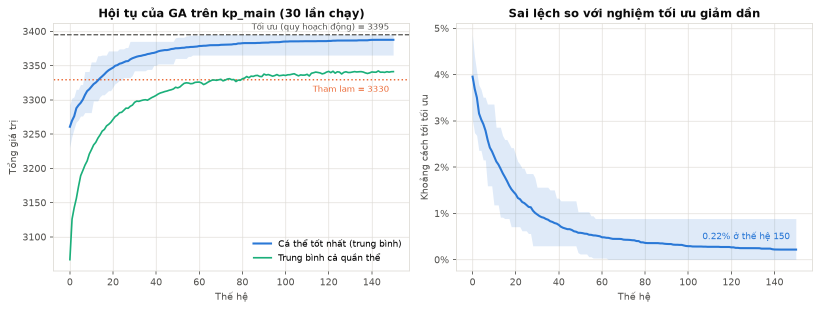
#> input picture results/figures/fig1_hoi_tu.png, 1639 x 619 px (shown at 1/2 size)
$ python make_charts_deck.py
#> lines starting #> are read from the running program, lines starting #| are printed output that depends on the picture
"""Đóng 10 biểu đồ thành một tập trang để đi qua số liệu, phần dành cho TV5.

Mỗi trang gồm một biểu đồ kèm dải chú thích ghi rõ ba thứ: hình này nói điều
gì, lấy số liệu từ file CSV nào, và câu kết luận nên viết trong báo cáo.

    python tools/make_charts_deck.py

Xuất ra ba dạng, dùng cho ba nhu cầu khác nhau:

    results/bieu-do-tung-hinh.pdf    lật từng trang, phóng to, in ra được
    results/slides/trang-01..10.png  từng trang rời, chèn thẳng vào slide
    results/bieu-do-tung-hinh.gif    chạy tự động, chỉ để xem lướt

Bản PDF là bản chính. Ảnh động không dừng và không tua được nên chỉ hợp để
xem qua một lượt cho biết có những gì.
"""

from __future__ import annotations

import argparse
import sys
from pathlib import Path
from typing import List, Tuple

from PIL import Image, ImageDraw, ImageFont

ROOT = Path(__file__).resolve().parent.parent
FIGURES = ROOT / "results" / "figures"
RESULTS = ROOT / "results"

CANVAS_W = 1180
CANVAS_H = 900
MARGIN = 26
SECONDS_PER_SLIDE = 9

BG = (255, 255, 255)
INK = (11, 11, 11)
INK_SOFT = (82, 81, 78)
BLUE = (42, 120, 214)
RULE = (222, 220, 214)

# (tên file, tiêu đề, nguồn dữ liệu, câu kết luận)
SLIDES: List[Tuple[str, str, str, str]] = [
    (
        "fig1_hoi_tu.png",
        "Hình 1. Đường hội tụ qua 150 thế hệ",
        "convergence.csv, cột generation, best_value, mean_fitness, gap_percent",
        "GA vượt mốc tham lam ngay trong khoảng 10 thế hệ đầu rồi cải thiện chậm "
        "dần. Đường tốt nhất không bao giờ đi xuống nhờ cơ chế tinh hoa.",
    ),
    (
        "fig2_da_dang.png",
        "Hình 2. Quần thể mất dần đa dạng",
        "convergence.csv, cột diversity, unique",
        "Độ đa dạng gene rơi từ 0.97 xuống dưới 0.10 chỉ sau khoảng 30 thế hệ. "
        "Đây là bằng chứng định lượng cho hiện tượng hội tụ sớm.",
    ),
    (
        "fig3_so_sanh_thuat_toan.png",
        "Hình 3. GA so với tham lam, leo đồi và ngẫu nhiên",
        "summary_baselines.csv, cột gap_percent_mean và gap_percent_std",
        "Hình quan trọng nhất của phần kết quả. Cùng ngân sách đánh giá, GA thắng "
        "rõ ở lớp dữ liệu khó nhưng thua tham lam ở bài n = 500.",
    ),
    (
        "fig4_kich_thuoc_quan_the.png",
        "Hình 4. Kích thước quần thể",
        "summary_params.csv lọc experiment = pop_size",
        "Tổng ngân sách đánh giá được giữ nguyên nên quần thể lớn phải chạy ít thế "
        "hệ hơn. Dù vậy quần thể lớn vẫn cho kết quả tốt hơn hẳn.",
    ),
    (
        "fig5_dot_bien.png",
        "Hình 5. Tỉ lệ đột biến",
        "summary_params.csv lọc experiment = mutation_scale",
        "Đường cong hình chữ U. Tắt đột biến thì quần thể cạn đa dạng, đột biến "
        "quá mạnh thì GA thoái hoá thành tìm kiếm ngẫu nhiên.",
    ),
    (
        "fig6_toan_tu.png",
        "Hình 6. Bốn toán tử của thuật toán",
        "summary_params.csv lọc crossover, p_crossover, selection, elitism",
        "Lai ghép đều tốt nhất vì mã hoá nhị phân của bài cái túi không có liên kết "
        "vị trí. Áp lực chọn lọc quá mạnh làm mất đa dạng sớm.",
    ),
    (
        "fig7_rang_buoc.png",
        "Hình 7. Cách xử lý ràng buộc sức chứa",
        "summary_params.csv lọc experiment = constraint",
        "Sửa chữa cá thể tốt hơn phạt điểm. Hệ số phạt quá nhẹ còn kéo cả quần thể "
        "trôi ra ngoài vùng hợp lệ.",
    ),
    (
        "fig8_tinh_chinh_tham_so.png",
        "Hình 8. Ba bộ tham số, cùng một ngân sách",
        "summary_tuned.csv, cột gap_percent_mean, gap_percent_std, success_rate",
        "Ghép cơ học các giá trị tốt nhất của từng tham số lại cho kết quả tệ hơn "
        "cả cấu hình nền. Tham số của GA tương tác với nhau, không cộng dồn được.",
    ),
    (
        "fig9_ngan_sach.png",
        "Hình 9. Tăng ngân sách tính toán trên bài n = 500",
        "summary_budget.csv và budget.csv",
        "Tham lam đứng yên mãi ở một con số, còn GA cho thêm thời gian là cho "
        "nghiệm tốt hơn. Đây là điểm mạnh cốt lõi của thuật toán xấp xỉ.",
    ),
    (
        "fig10_mo_rong.png",
        "Hình 10. Khả năng mở rộng theo kích thước bài toán",
        "summary_scalability.csv",
        "Với ngân sách cố định, sai lệch của GA tăng dần theo n. Thời gian chạy "
        "tăng tuyến tính theo n.",
    ),
]


def load_fonts():
    """Ưu tiên font có đủ dấu tiếng Việt."""
    families = [
        ("C:/Windows/Fonts/segoeuib.ttf", "C:/Windows/Fonts/segoeui.ttf"),
        ("C:/Windows/Fonts/arialbd.ttf", "C:/Windows/Fonts/arial.ttf"),
    ]
    for bold, regular in families:
        if Path(bold).exists() and Path(regular).exists():
            return (ImageFont.truetype(bold, 26),
                    ImageFont.truetype(regular, 18),
                    ImageFont.truetype(regular, 17))
    try:
        import matplotlib

        base = Path(matplotlib.get_data_path()) / "fonts" / "ttf"
        return (ImageFont.truetype(str(base / "DejaVuSans-Bold.ttf"), 26),
                ImageFont.truetype(str(base / "DejaVuSans.ttf"), 18),
                ImageFont.truetype(str(base / "DejaVuSans.ttf"), 17))
    except ImportError:
        raise SystemExit("Không tìm thấy font nào để vẽ chú thích")


def wrap(draw, text: str, font, width: int) -> List[str]:
    """Ngắt dòng theo bề rộng thật của chữ chứ không theo số ký tự."""
    words = text.split()
    lines: List[str] = []
    current = ""
    for word in words:
        probe = f"{current} {word}".strip()
        if draw.textlength(probe, font=font) <= width:
            current = probe
        else:
            if current:
                lines.append(current)
            current = word
    if current:
        lines.append(current)
    return lines


def build_slide(path: Path, title: str, source: str, takeaway: str, fonts) -> Image.Image:
    """Dựng một khung hình: tiêu đề, nguồn dữ liệu, biểu đồ, câu kết luận.

    Mọi khung hình cùng một kích thước cố định, biểu đồ được thu phóng vừa
    khoảng trống còn lại rồi căn giữa, để khi chuyển hình không bị giật.
    """
#> called with title = 'Hình 1. Đường hội tụ qua 150 thế hệ'
    font_title, font_body, font_source = fonts
    chart = Image.open(path).convert("RGB")
    inner = CANVAS_W - 2 * MARGIN

    probe = ImageDraw.Draw(Image.new("RGB", (10, 10)))
    source_lines = wrap(probe, f"Nguồn: {source}", font_source, inner)
    takeaway_lines = wrap(probe, takeaway, font_body, inner)

    header = MARGIN + 38 + len(source_lines) * 24 + 16
    footer = 14 + 12 + len(takeaway_lines) * 26 + MARGIN
    available = CANVAS_H - header - footer
    scale = min(inner / chart.width, available / chart.height)
#> scale = 0.688
    chart = chart.resize((round(chart.width * scale), round(chart.height * scale)),
                         Image.LANCZOS)
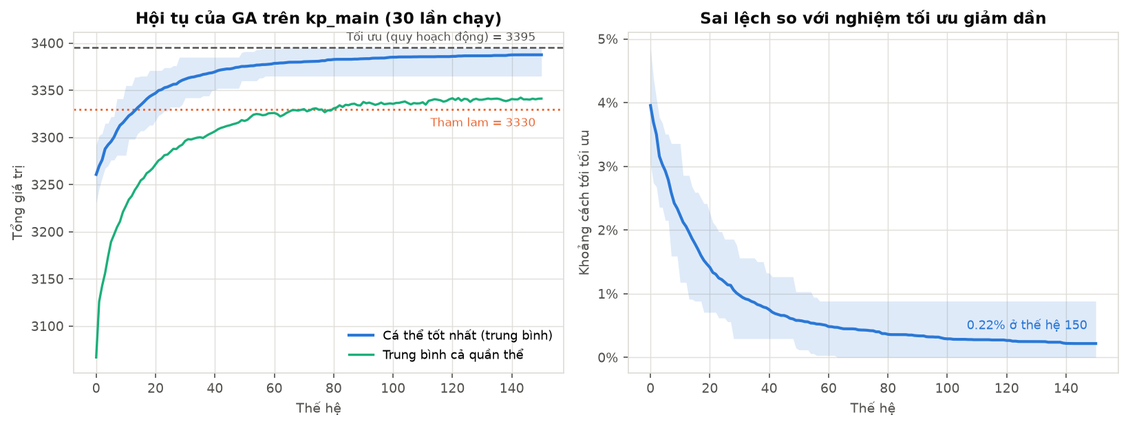
#> chart: PIL image 1128x426 RGB; mean R, G, B 245.1, 246.8, 248.3

    canvas = Image.new("RGB", (CANVAS_W, CANVAS_H), BG)
#> canvas: PIL image 1180x900 RGB; every value is 255
    draw = ImageDraw.Draw(canvas)

    y = MARGIN
    draw.text((MARGIN, y), title, font=font_title, fill=INK)
    y += 38
    for line in source_lines:
        draw.text((MARGIN, y), line, font=font_source, fill=BLUE)
        y += 24
#> after the loop, y = 88

    chart_y = header + (available - chart.height) // 2
#> chart_y = 237
    canvas.paste(chart, ((CANVAS_W - chart.width) // 2, chart_y))
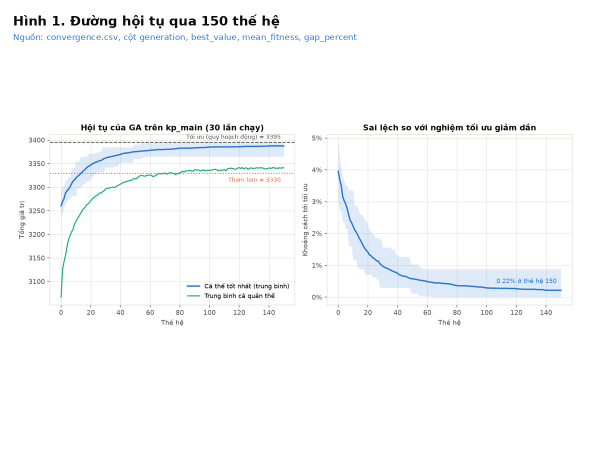
#> canvas: PIL image 1180x900 RGB (shown at 1/2 size); mean R, G, B 249.2, 250.1, 251

    y = CANVAS_H - footer + 14
    draw.line([(MARGIN, y), (CANVAS_W - MARGIN, y)], fill=RULE, width=1)
    y += 12
    for line in takeaway_lines:
        draw.text((MARGIN, y), line, font=font_body, fill=INK_SOFT)
        y += 26
#> after the loop, y = 874
    return canvas


def size_mb(path: Path) -> str:
    return f"{path.stat().st_size / 1e6:.1f} MB"


def main(argv=None) -> int:
    parser = argparse.ArgumentParser(
        description="Đóng biểu đồ thành PDF, ảnh rời và ảnh động"
    )
    parser.add_argument("--out-dir", default=str(RESULTS))
    parser.add_argument("--seconds", type=float, default=SECONDS_PER_SLIDE,
                        help="số giây mỗi trang trong bản ảnh động")
    parser.add_argument("--no-gif", action="store_true",
                        help="chỉ xuất PDF và ảnh rời")
    args = parser.parse_args(argv)

    fonts = load_fonts()
    pages: List[Image.Image] = []
    for name, title, source, takeaway in SLIDES:
        path = FIGURES / name
        if not path.exists():
            raise SystemExit(f"Thiếu {path}. Chạy `python -m ga.plots` trước.")
        pages.append(build_slide(path, title, source, takeaway, fonts))
        print(f"  + {name}")
#> pass 2 of the loop in main, `for name, title, source, takeaway in SLIDES:`:
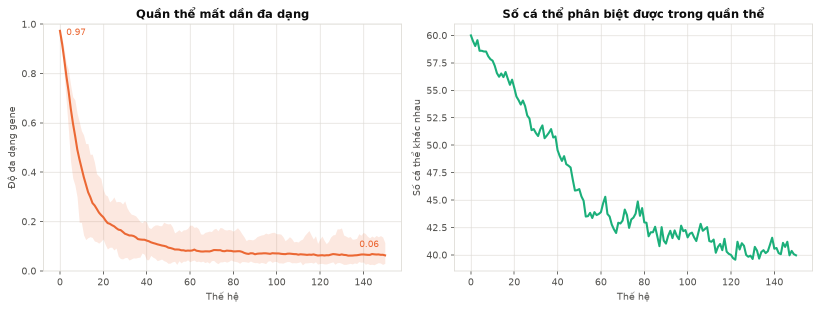
#> input picture results/figures/fig2_da_dang.png, 1639 x 619 px (shown at 1/2 size)
#> in build_slide (call 2), `chart = chart.resize((round(chart.width * scale), round(chart.height *..`:
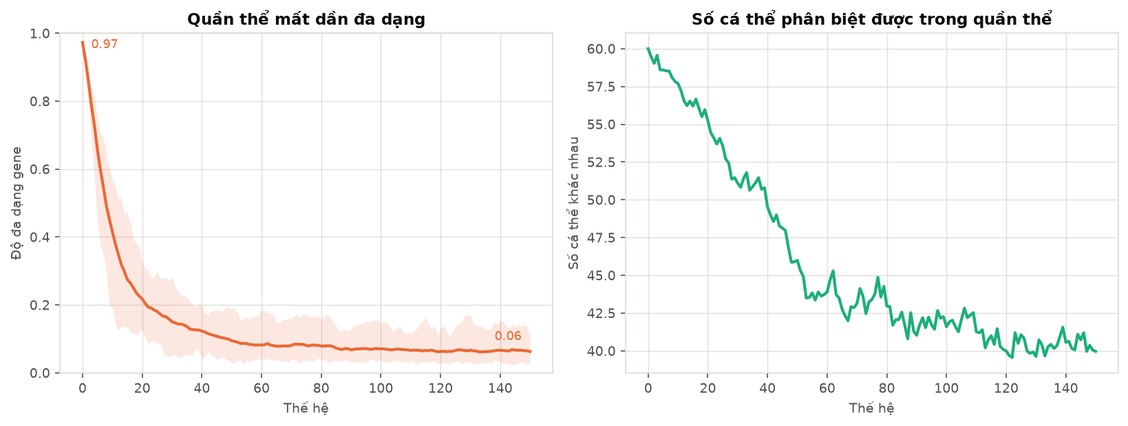
#> chart: PIL image 1128x426 RGB; mean R, G, B 249.2, 248.8, 247.6
#> after the loop in build_slide (call 2), `for line in source_lines:`: y = 88
#> in build_slide (call 2), `canvas.paste(chart, ((CANVAS_W - chart.width) // 2, chart_y))`:
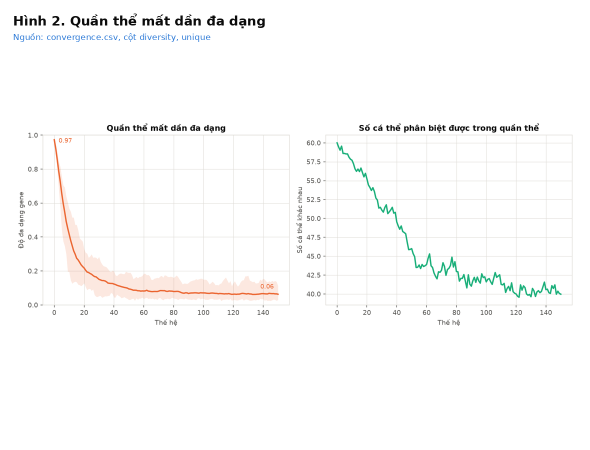
#> canvas: PIL image 1180x900 RGB (shown at 1/2 size); mean R, G, B 251.2, 251.1, 250.7
#> after the loop in build_slide (call 2), `for line in takeaway_lines:`: y = 874
#> pass 3 of the loop in main, `for name, title, source, takeaway in SLIDES:`:
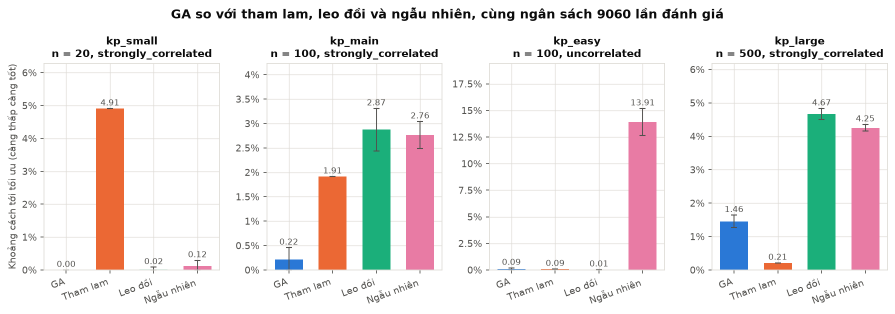
#> input picture results/figures/fig3_so_sanh_thuat_toan.png, 1789 x 627 px (shown at 1/2 size)
#> in build_slide (call 3), `chart = chart.resize((round(chart.width * scale), round(chart.height *..`:
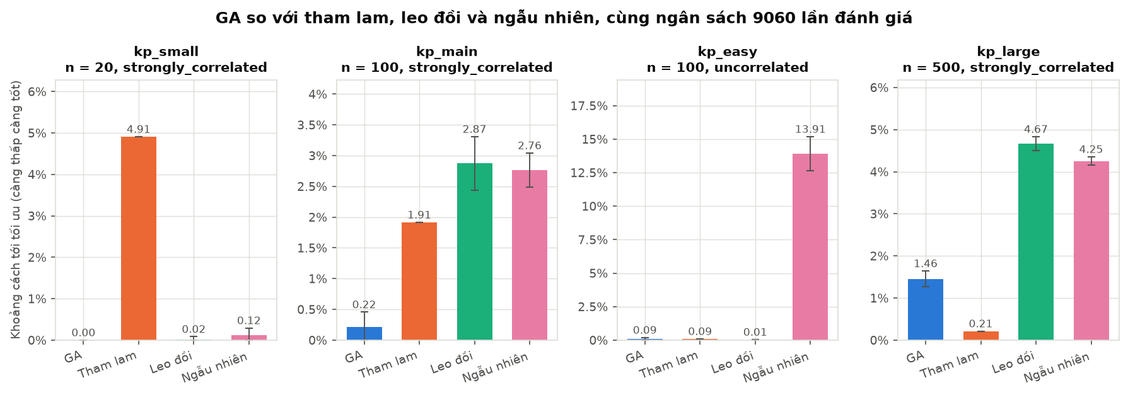
#> chart: PIL image 1128x395 RGB; mean R, G, B 238.4, 235.1, 234.2
#> after the loop in build_slide (call 3), `for line in source_lines:`: y = 88
#> in build_slide (call 3), `canvas.paste(chart, ((CANVAS_W - chart.width) // 2, chart_y))`:
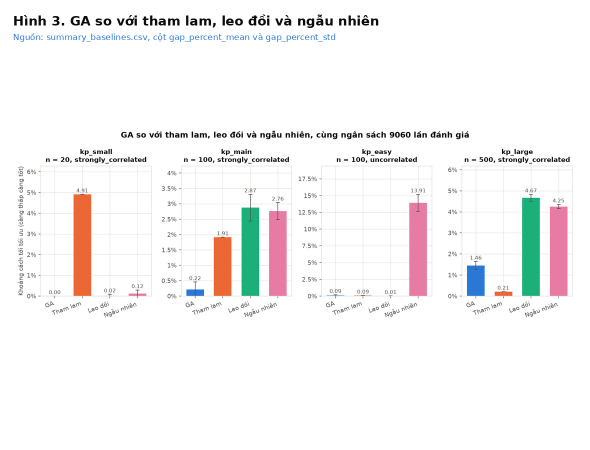
#> canvas: PIL image 1180x900 RGB (shown at 1/2 size); mean R, G, B 246.4, 245.2, 245
#> after the loop in build_slide (call 3), `for line in takeaway_lines:`: y = 874
#> the loop made 7 passes; the first 3 are shown

    out_dir = Path(args.out_dir)
    slides_dir = out_dir / "slides"
    slides_dir.mkdir(parents=True, exist_ok=True)

    # Bản chính: PDF nhiều trang, lật tới lui và phóng to thoải mái.
    pdf = out_dir / "bieu-do-tung-hinh.pdf"
    pages[0].save(pdf, save_all=True, append_images=pages[1:], resolution=150.0)
    print(f"Đã ghi {pdf.name} ({len(pages)} trang, {size_mb(pdf)})")

    # Từng trang rời để chèn vào slide báo cáo.
    for i, page in enumerate(pages, start=1):
        page.save(slides_dir / f"trang-{i:02d}.png", optimize=True)
    print(f"Đã ghi {len(pages)} ảnh rời vào {slides_dir.name}/")

    if not args.no_gif:
        gif = out_dir / "bieu-do-tung-hinh.gif"
        pages[0].save(
            gif,
            save_all=True,
            append_images=pages[1:],
            duration=int(args.seconds * 1000),
            loop=0,
            optimize=True,
        )
        print(f"Đã ghi {gif.name} ({len(pages) * args.seconds:.0f} giây, "
              f"{size_mb(gif)})")
    return 0


if __name__ == "__main__":
    try:
        sys.stdout.reconfigure(encoding="utf-8")
    except Exception:
        pass
#> (the run stopped early here; a loop or call above may not have finished)
